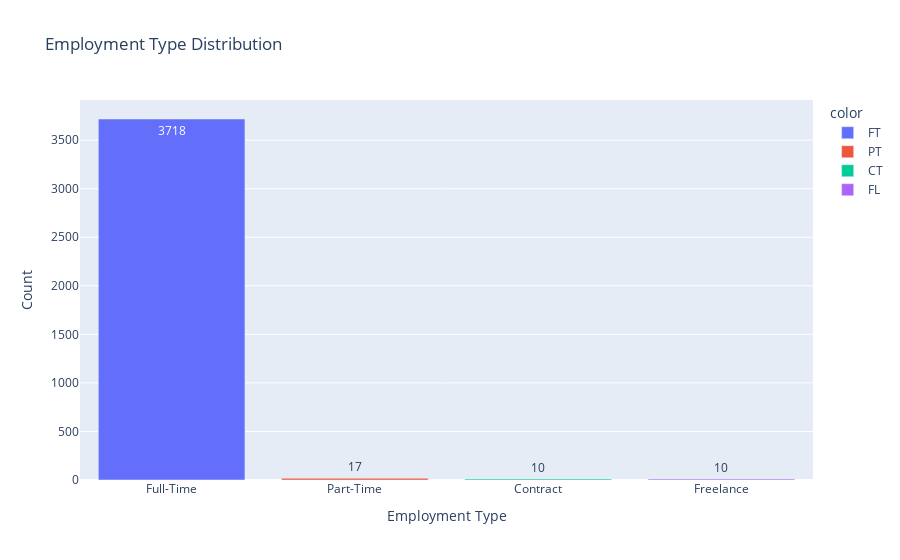

Here is the notebook cell this chart was saved with:
### Code cell
#Breakdown by employment type by full time, part time, contract and freelance 
group = df['employment_type'].value_counts()
emp_type = ['Full-Time', 'Part-Time', 'Contract', 'Freelance']

fig = px.bar(x = emp_type, y = group.values, 
       color = group.index, text = group.values, 
       title = 'Employment Type Distribution')

fig.update_layout( xaxis_title = "Employment Type", yaxis_title = "Count")
fig.show()

### Figure 1 — Plotly figure (JSON) as saved in the notebook; plotly's stock layout.template omitted (floating-point values rounded to 4 significant figures)
{"data": [{"alignmentgroup": "True", "hovertemplate": "color=FT<br>x=%{x}<br>y=%{y}<br>text=%{text}<extra></extra>", "legendgroup": "FT", "marker": {"color": "#636efa", "pattern": {"shape": ""}}, "name": "FT", "offsetgroup": "FT", "orientation": "v", "showlegend": true, "text": [3718], "textposition": "auto", "type": "bar", "x": ["Full-Time"], "xaxis": "x", "y": [3718], "yaxis": "y"}, {"alignmentgroup": "True", "hovertemplate": "color=PT<br>x=%{x}<br>y=%{y}<br>text=%{text}<extra></extra>", "legendgroup": "PT", "marker": {"color": "#EF553B", "pattern": {"shape": ""}}, "name": "PT", "offsetgroup": "PT", "orientation": "v", "showlegend": true, "text": [17], "textposition": "auto", "type": "bar", "x": ["Part-Time"], "xaxis": "x", "y": [17], "yaxis": "y"}, {"alignmentgroup": "True", "hovertemplate": "color=CT<br>x=%{x}<br>y=%{y}<br>text=%{text}<extra></extra>", "legendgroup": "CT", "marker": {"color": "#00cc96", "pattern": {"shape": ""}}, "name": "CT", "offsetgroup": "CT", "orientation": "v", "showlegend": true, "text": [10], "textposition": "auto", "type": "bar", "x": ["Contract"], "xaxis": "x", "y": [10], "yaxis": "y"}, {"alignmentgroup": "True", "hovertemplate": "color=FL<br>x=%{x}<br>y=%{y}<br>text=%{text}<extra></extra>", "legendgroup": "FL", "marker": {"color": "#ab63fa", "pattern": {"shape": ""}}, "name": "FL", "offsetgroup": "FL", "orientation": "v", "showlegend": true, "text": [10], "textposition": "auto", "type": "bar", "x": ["Freelance"], "xaxis": "x", "y": [10], "yaxis": "y"}], "layout": {"barmode": "relative", "legend": {"title": {"text": "color"}, "tracegroupgap": 0}, "title": {"text": "Employment Type Distribution"}, "xaxis": {"anchor": "y", "domain": [0, 1], "title": {"text": "Employment Type"}}, "yaxis": {"anchor": "x", "domain": [0, 1], "title": {"text": "Count"}}}}
